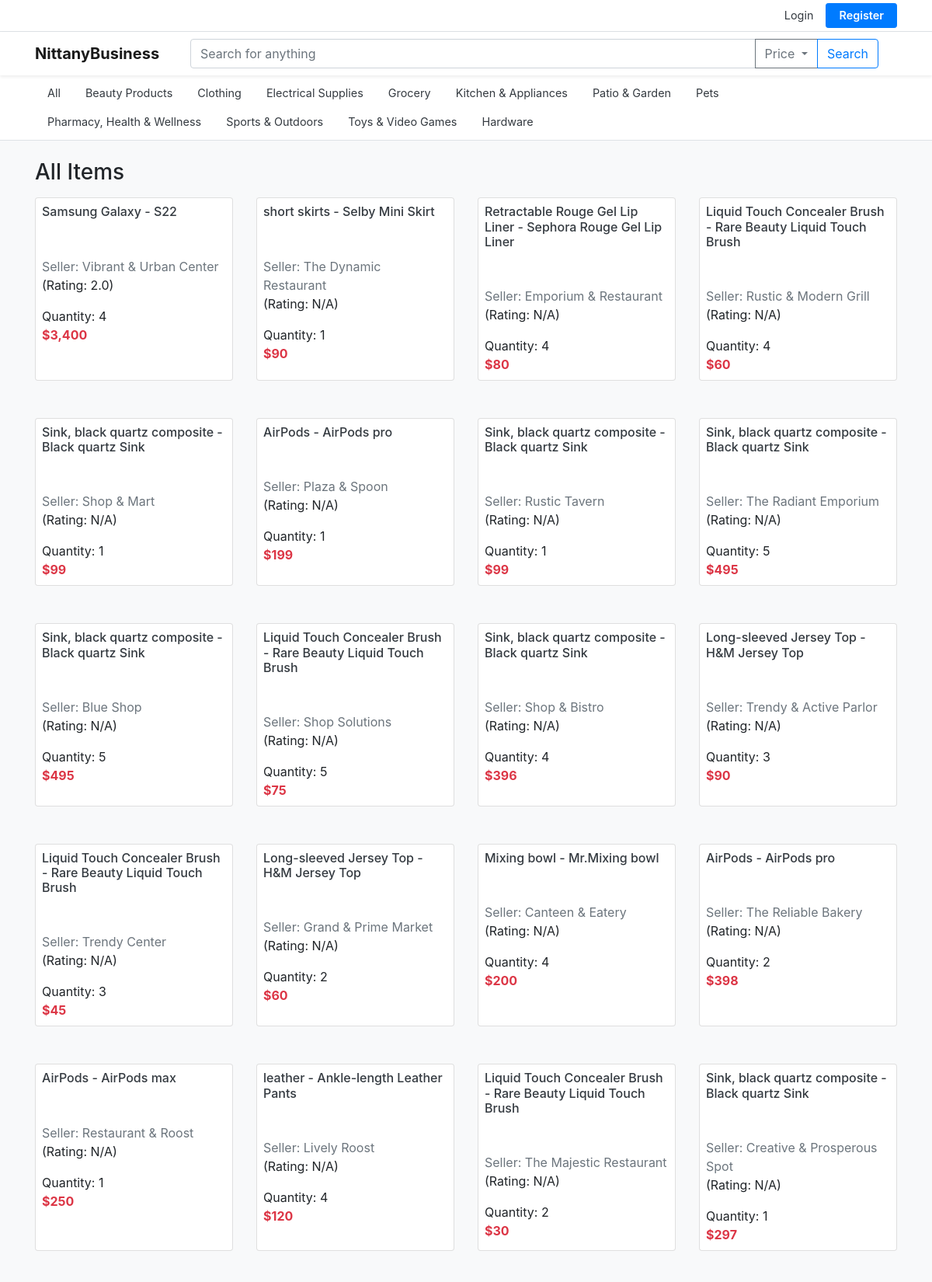
The page / (upper part) on the database its author committed.
### tables this page shows
CREATE TABLE categories (
            parent_category TEXT,
            category_name TEXT PRIMARY KEY
        );

CREATE TABLE product_listings (
            Seller_Email TEXT NOT NULL,
            Listing_ID TEXT PRIMARY KEY,
            Category TEXT NOT NULL,
            Product_Title TEXT NOT NULL,
            Product_Name TEXT NOT NULL,
            Product_Description TEXT NOT NULL,
            Quantity INTEGER NOT NULL,
            Product_Price REAL NOT NULL,
            Status TEXT NOT NULL
        );

CREATE TABLE sellers (
            email TEXT PRIMARY KEY,
            business_name TEXT NOT NULL,
            Business_Address_ID TEXT NOT NULL,
            bank_routing_number TEXT NOT NULL,
            bank_account_number TEXT NOT NULL,
            balance REAL NOT NULL
        );

### app.py (the view)
@app.route('/')
@app.route('/category/<string:category>')
@app.route('/category/<string:category>/<string:subcategory>')
@app.route('/category/<string:category>/<string:subcategory>/<string:subsubcategory>')
def mainpage(category="All", subcategory="", subsubcategory=""):
    user = session.get('user')
    page = request.args.get('page', 1, type=int)
    PAGE_SIZE = 60
    connection = sqlite3.connect(db_path)
    cursor = connection.cursor()
    count_query = '''
        SELECT count(*)
        FROM product_listings p
        JOIN categories c ON p.Category = c.category_name
        WHERE p.Status = 1
    '''
    data_query = '''
        SELECT
            p.Product_Title,
            p.Product_Name,
            s.Business_Name,
            p.Listing_ID,
            p.Quantity,
            p.Product_Price,
            p.Seller_Email
        FROM product_listings p, sellers s, categories c
        WHERE p.Status = 1
          AND p.Seller_Email = s.email
          AND p.Category = c.category_name
    '''
    filters = []
    params = []
    parent_category = ""
    if subsubcategory:
        filters.append('p.Category = ?')
        params.append(subsubcategory)
        parent_category = subsubcategory
    elif subcategory:
        all_descendants = dfs_category(subcategory)
        filters.append('p.Category IN (' + ','.join(['?'] * len(all_descendants)) + ')')
        params.extend(all_descendants)
        parent_category = subcategory
    elif category != "All":
        all_descendants = dfs_category(category)
        filters.append('p.Category IN (' + ','.join(['?'] * len(all_descendants)) + ')')
        params.extend(all_descendants)
        parent_category = category
    else:
        parent_category = "Root"
    if filters:
        count_query += ' AND ' + ' AND '.join(filters)
        data_query += ' AND ' + ' AND '.join(filters)
    cursor.execute(count_query, tuple(params))
    total_listings = cursor.fetchone()[0]
    total_pages = (total_listings + PAGE_SIZE - 1) // PAGE_SIZE
    if page > total_pages:
        page = total_pages
    elif page < 1:
        page = 1
    offset = (page - 1) * PAGE_SIZE
    data_query += ' ORDER BY p.Listing_ID LIMIT ? OFFSET ?'
    data_params = params + [PAGE_SIZE, offset]
    cursor.execute(data_query, tuple(data_params))
    listings = cursor.fetchall()
    cursor.execute('''
        SELECT category_name
        FROM categories
        WHERE parent_category = ?
    ''', (parent_category,))
    categories = cursor.fetchall()
    enhanced_listings = []
    for listing in listings:
        product_title, product_name, business_name, listing_id, quantity, price, seller_email = listing
        seller_rating = get_seller_rating(seller_email)
        enhanced_listings.append((product_title, product_name, business_name, listing_id, quantity, price, seller_email, seller_rating))
    return render_template('mainpage.html',
                           listings=enhanced_listings,
                           categories=categories,
                           category=category,
                           subcategory=subcategory,
                           subsubcategory=subsubcategory,
                           page=page,
                           total_pages=total_pages,
                           user=user
                           )

### app.py (called while the page is built)
def get_seller_rating(seller_email):
    connection = sqlite3.connect(db_path)
    cursor = connection.cursor()
    cursor.execute('''
        SELECT AVG(Rate)
        FROM reviews
        JOIN orders ON reviews.Order_ID = orders.Order_ID
        WHERE orders.Seller_Email = ?
    ''', (seller_email,))
    result = cursor.fetchone()
    connection.close()
    if result and result[0]:
        return round(result[0], 2)
    else:
        return None

### templates/mainpage.html (shortened to what this page needs)
<!DOCTYPE html>
<html lang="en">
<head>
    <link rel="stylesheet" href="https://stackpath.bootstrapcdn.com/bootstrap/4.4.1/css/bootstrap.min.css">
</head>
<body class="bg-light">
<div class="top‑utility bg-white border-bottom">
    <div class="container d-flex justify-content-end py-1">
       {% if session.user %}
           {% if session.user.role == 'helpdesk' %}
                <a href="{{ url_for('helpdesk_dashboard') }}" class="btn btn-primary btn-sm mr-3">Helpdesk Portal</a>
           {% elif session.user.role == 'seller' %}
                <a href="{{ url_for('product_listings') }}" class="btn btn-outline-success btn-sm mr-3">Seller Management Dashboard</a>
           {% endif %}
           <div class="d-flex align-items-center">
                <a href="{{ url_for('profile') }}" class="mr-3 text-dark">Profile</a>
                <a href="{{ url_for('logout') }}" class="text-danger mr-3">Logout</a>
           </div>
       {% else %}
           <div class="d-flex align-items-center">
                <a href="{{ url_for('login_form') }}" class="mr-3 text-dark">Login</a>
                <a href="{{ url_for('register_form') }}" class="btn btn-primary btn-sm btn-register">Register</a>
           </div>
       {% endif %}
    </div>
</div>
<nav class="navbar navbar-expand-lg navbar-light bg-white shadow-sm">
    <div class="container">
        <a class="navbar-brand font-weight-bold" href="{{ url_for('mainpage') }}">NittanyBusiness</a>
<form class="form-inline mx-lg-4 flex-grow-1" action="{{ url_for('search') }}" method="GET">
  <div class="input-group flex-grow-1">
    <input
      class="form-control"
      type="search"
      placeholder="Search for anything"
      aria-label="Search"
      name="q">
    <div class="input-group-append dropdown">
      <button
        class="btn btn-outline-secondary dropdown-toggle"
        type="button"
        id="priceDropdown"
        data-toggle="dropdown"
        aria-haspopup="true"
        aria-expanded="false">
        Price
      </button>
    </div>
    <div class="input-group-append">
      <button class="btn btn-outline-primary" type="submit">Search</button>
    </div>
  </div>
</form>
    </div>
</nav>
<div class="bg-white border-bottom">
    <div class="container">
        <ul id="miniNav" class="nav category-bar py-1">
            <li class="nav-item">
                <a class="nav-link text-dark" href="{{ url_for('mainpage') }}">All</a>
            </li>
            {% for cat in categories %}
                {% set link_args = {} %}
                {% if subcategory %}
                    {% set link_args = {'category': category, 'subcategory': subcategory, 'subsubcategory': cat[0]} %}
                {% elif category != "All" %}
                    {% set link_args = {'category': category, 'subcategory': cat[0]} %}
                {% else %}
                    {% set link_args = {'category': cat[0]} %}
                {% endif %}
                <li class="nav-item">
                    <a class="nav-link text-dark" href="{{ url_for('mainpage', **link_args) }}">{{ cat[0] }}</a>
                </li>
            {% endfor %}
        </ul>
    </div>
</div>
<main class="container my-4">
    <h3 class="mb-3">
    {% if subsubcategory %}
        Items - {{ subsubcategory }}
    {% elif subcategory %}
        Items - {{ subcategory }}
    {% elif category and category != "All" %}
        Items - {{ category }}
    {% else %}
        All Items
    {% endif %}
    </h3>
    <div class="row">
        {% for listing in listings %}
            <div class="col-6 col-md-3 mb-5">
                <div class="card h-100 product-card">
                    <div class="card-body p-2">
                        <h6 class="card-title mb-5">
                            <a href="{{ url_for('listing_detail', listing_id=listing[3]) }}" class="text-dark">
                                {{ listing[0] }} - {{ listing[1] }}
                            </a>
                        </h6>
                        <a href="{{ url_for('seller_detail', seller_name=listing[2]) }}" class="text-secondary"> Seller: {{ listing[2] }}</a>
                        <p>(Rating: {{ listing[7] if listing[7] is not none else 'N/A' }})</p>
                        <p class="mb-0">Quantity: {{ listing[4] }}</p>
                        <p class="mb-0 text-danger font-weight-bold">{{ listing[5] }}</p>
                    </div>
                </div>
            </div>
        {% endfor %}
    </div>
</main>
</body>
</html>

### templates/mainpage.html (style rules this page uses)
.top‑utility a { font-size: 0.9rem; }
.btn-register { font-weight: 600; padding: 0.25rem 1rem; }
.category-bar { overflow-x: auto; white-space: nowrap; }
.category-bar .nav-link { font-size: 0.9rem; padding: .5rem 1rem; }

### rows shown on the page
categories: category_name "Beauty Products"
categories: category_name "Clothing"
categories: category_name "Electrical Supplies"
categories: category_name "Grocery"
categories: category_name "Kitchen & Appliances"
categories: category_name "Patio & Garden"
categories: category_name "Pets"
categories: category_name "Pharmacy, Health & Wellness"
categories: category_name "Sports & Outdoors"
categories: category_name "Toys & Video Games"
categories: category_name "Hardware"
product_listings: Product_Title "Samsung Galaxy", Product_Name "S22", business_name "Vibrant & Urban Center", listing "2.0", Quantity "4", Product_Price "$3,400"
product_listings: Product_Title "short skirts", Product_Name "Selby Mini Skirt", business_name "The Dynamic Restaurant", listing "N/A", Quantity "1", Product_Price "$90"
product_listings: Product_Title "Retractable Rouge Gel Lip Liner", Product_Name "Sephora Rouge Gel Lip Liner", business_name "Emporium & Restaurant", listing "N/A", Quantity "4", Product_Price "$80"
product_listings: Product_Title "Liquid Touch Concealer Brush", Product_Name "Rare Beauty Liquid Touch Brush", business_name "Rustic & Modern Grill", listing "N/A", Quantity "4", Product_Price "$60"
product_listings: Product_Title "Sink, black quartz composite", Product_Name "Black quartz Sink", business_name "Shop & Mart", listing "N/A", Quantity "1", Product_Price "$99"
product_listings: Product_Title "AirPods", Product_Name "AirPods pro", business_name "Plaza & Spoon", listing "N/A", Quantity "1", Product_Price "$199"
product_listings: Product_Title "Sink, black quartz composite", Product_Name "Black quartz Sink", business_name "Rustic Tavern", listing "N/A", Quantity "1", Product_Price "$99"
product_listings: Product_Title "Sink, black quartz composite", Product_Name "Black quartz Sink", business_name "The Radiant Emporium", listing "N/A", Quantity "5", Product_Price "$495"
product_listings: Product_Title "Sink, black quartz composite", Product_Name "Black quartz Sink", business_name "Blue Shop", listing "N/A", Quantity "5", Product_Price "$495"
product_listings: Product_Title "Liquid Touch Concealer Brush", Product_Name "Rare Beauty Liquid Touch Brush", business_name "Shop Solutions", listing "N/A", Quantity "5", Product_Price "$75"
product_listings: Product_Title "Sink, black quartz composite", Product_Name "Black quartz Sink", business_name "Shop & Bistro", listing "N/A", Quantity "4", Product_Price "$396"
product_listings: Product_Title "Long-sleeved Jersey Top", Product_Name "H&M Jersey Top", business_name "Trendy & Active Parlor", listing "N/A", Quantity "3", Product_Price "$90"
product_listings: Product_Title "Liquid Touch Concealer Brush", Product_Name "Rare Beauty Liquid Touch Brush", business_name "Trendy Center", listing "N/A", Quantity "3", Product_Price "$45"
product_listings: Product_Title "Long-sleeved Jersey Top", Product_Name "H&M Jersey Top", business_name "Grand & Prime Market", listing "N/A", Quantity "2", Product_Price "$60"
product_listings: Product_Title "Mixing bowl", Product_Name "Mr.Mixing bowl", business_name "Canteen & Eatery", listing "N/A", Quantity "4", Product_Price "$200"
product_listings: Product_Title "AirPods", Product_Name "AirPods pro", business_name "The Reliable Bakery", listing "N/A", Quantity "2", Product_Price "$398"
product_listings: Product_Title "AirPods", Product_Name "AirPods max", business_name "Restaurant & Roost", listing "N/A", Quantity "1", Product_Price "$250"
product_listings: Product_Title "leather", Product_Name "Ankle-length Leather Pants", business_name "Lively Roost", listing "N/A", Quantity "4", Product_Price "$120"
product_listings: Product_Title "Liquid Touch Concealer Brush", Product_Name "Rare Beauty Liquid Touch Brush", business_name "The Majestic Restaurant", listing "N/A", Quantity "2", Product_Price "$30"
product_listings: Product_Title "Sink, black quartz composite", Product_Name "Black quartz Sink", business_name "Creative & Prosperous Spot", listing "N/A", Quantity "1", Product_Price "$297"
